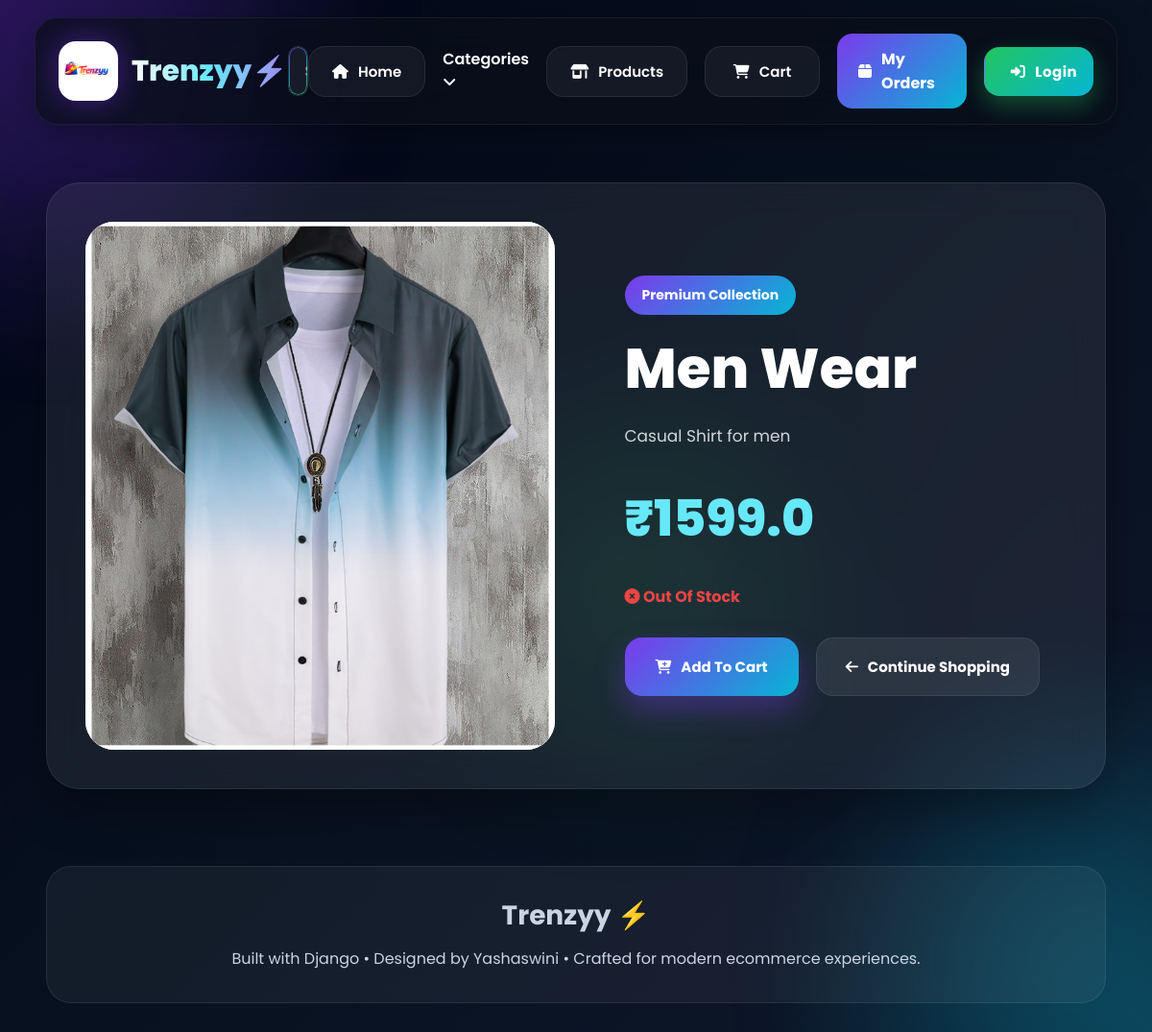
/product/9/, run on an earlier commit of the app's database.
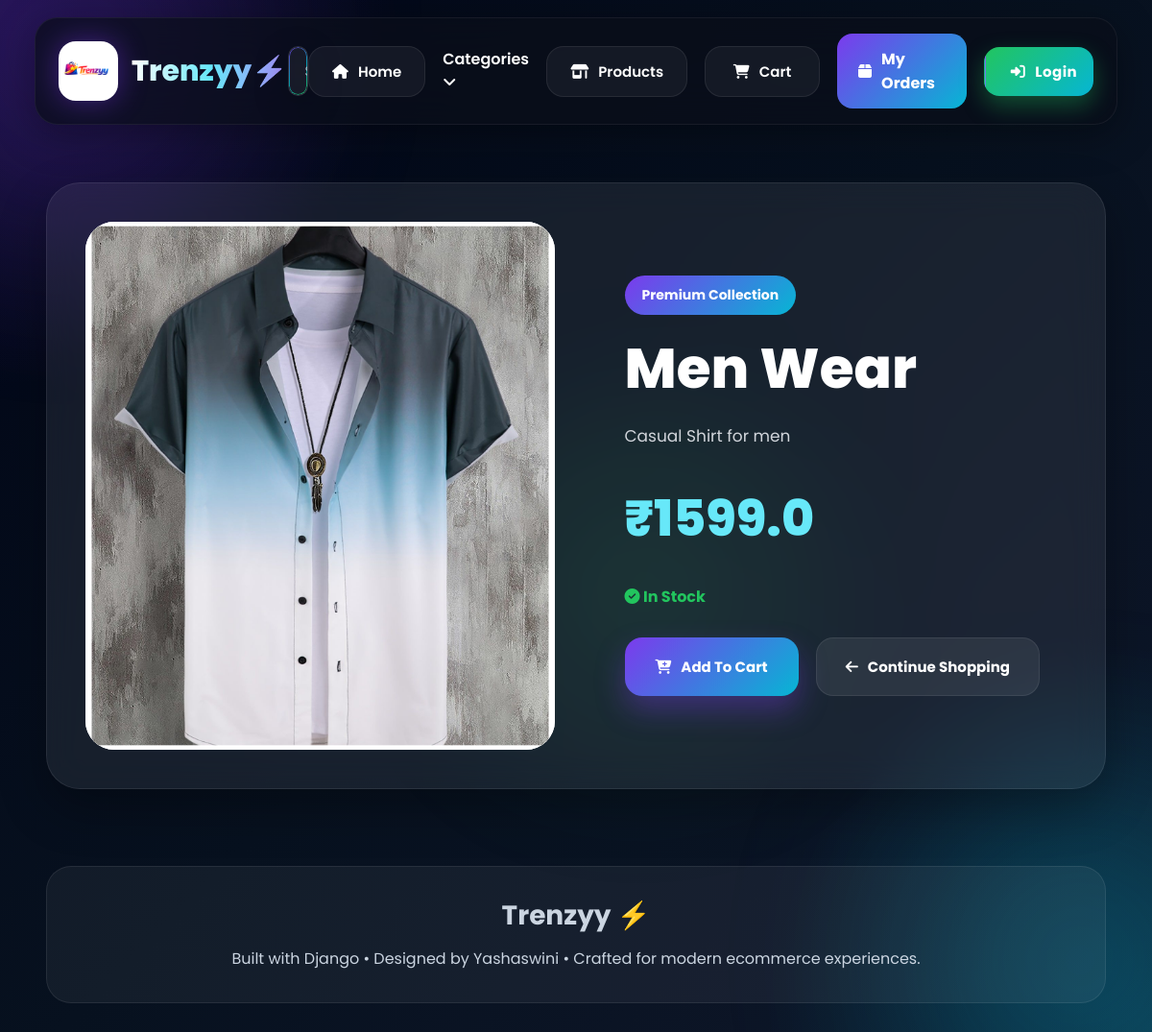
And on a later commit of the database.
### products/models.py (models this page shows, shortened)
class Products(models.Model):
    name = models.CharField(max_length=100)
    desc = models.TextField()
    category = models.ForeignKey(
        to=Category,
        on_delete=models.CASCADE
    )
    quantity = models.IntegerField(default=1)
    price = models.FloatField()
    image = models.CharField(max_length=200)
    created_at = models.DateTimeField(
        auto_now_add=True
    )
    is_available = models.BooleanField(default=True)

### products/views.py (the view)
def product_details(request, id):
    product = get_object_or_404(
        Products,
        id=id
    )
    categories = Category.objects.all()
    context = {
        'product': product,
        'categories': categories,
        'cart_count': get_cart_count()
    }
    return render(
        request,
        'products/product_detail.html',
        context
    )

### cart/context_processors.py (called while the page is built)
def cart_counter(request):
    cart_items = Cart.objects.all()
    cart_count = sum(
        item.quantity
        for item in cart_items
    )
    return {
        'cart_count': cart_count
    }

### products/context_processors.py (called while the page is built)
def categories_processor(request):
    return {
        'categories': Category.objects.all()
    }

### products/views.py (called while the page is built)
def get_cart_count():
    return sum(
        item.quantity
        for item in Cart.objects.all()
    )

### templates/products/product_detail.html (shortened to what this page needs)
{% extends 'base.html' %}
{% load static %}
{% block content %}
<div class="product-details-wrapper">
    <div class="product-details-card">
        <div class="product-image-box">
            <img src="/static/{{ product.image }}"
                 class="product-image"
                 alt="{{ product.name }}">
        </div>
        <div class="product-content">
            <span class="product-badge">
                Premium Collection
            </span>
            <h1 class="product-title">
                {{ product.name }}
            </h1>
            <p class="product-desc">
                {{ product.desc }}
            </p>
            <div class="price">
                ₹{{ product.price }}
            </div>
            {% if product.is_available %}
            <div class="stock">
                <i class="fa-solid fa-circle-check"></i>
                In Stock
            </div>
            {% else %}
            <div class="out-stock">
                <i class="fa-solid fa-circle-xmark"></i>
                Out Of Stock
            </div>
            {% endif %}
            <div class="product-btns">
                <a href="{% url 'cart:add-to-cart' product.id %}"
                   class="add-cart-btn">
                    <i class="fa-solid fa-cart-plus"></i>
                    Add To Cart
                </a>
                <a href="{% url 'products:products' %}"
                   class="back-btn">
                    <i class="fa-solid fa-arrow-left"></i>
                    Continue Shopping
                </a>
            </div>
        </div>
    </div>
</div>
{% endblock %}

### templates/base.html (shortened to what this page needs)
{% load static %}
<!DOCTYPE html>
<html lang="en">
<head>
    <link rel="stylesheet"
          href="https://cdnjs.cloudflare.com/ajax/libs/font-awesome/6.5.0/css/all.min.css">
</head>
<body>
    <div class="blob blob1"></div>
    <div class="blob blob2"></div>
    <div class="blob blob3"></div>
    <nav class="navbar">
        <a href="/"
           class="logo-box">
            <img src="{% static 'images/Trenzyy_logo.png' %}"
                 class="logo">
            <div class="logo-text">
                Trenzyy⚡
            </div>
        </a>
         <form action="{% url 'products:search-products' %}"
      method="GET"
      class="search-form">
    <input type="text"
           name="q"
           placeholder="Search premium products..."
           class="search-input">
</form>
        <div class="nav-links">
            <a href="/"
               class="nav-link">
                <i class="fa-solid fa-house"></i>
                Home
            </a>
<div class="dropdown">
   <a href="{% url 'products:products' %}"
   class="dropbtn"
   style="text-decoration:none;">
    Categories
    <i class="fa-solid fa-angle-down"></i>
</a>
</div>
<a href="{% url 'products:products' %}"
   class="nav-link">
    <i class="fa-solid fa-shop"></i>
    Products
</a>
           <a href="{% url 'cart:cart' %}"
   class="nav-link cart-link">
                <i class="fa-solid fa-cart-shopping"></i>
                Cart
            </a>
            <a href="{% url 'orders:orders' %}" class="nav-orders-btn">
    <i class="fa-solid fa-box"></i>
    My Orders
</a>
          {% if user.is_authenticated %}
<form method="POST"
      action="{% url 'logout' %}"
      style="display:inline;">
    {% csrf_token %}
    <button type="submit" class="logout-btn">
        <i class="fa-solid fa-right-from-bracket"></i>
        Logout
    </button>
</form>
{% else %}
<a href="{% url 'login' %}"
   class="login-btn">
    <i class="fa-solid fa-right-to-bracket"></i>
    Login
</a>
{% endif %}
        </div>
    </nav>
    <div class="main-content">
    {% block content %}
    {% endblock %}
</div>
    <footer class="footer">
        <h2>Trenzyy ⚡</h2>
        <p>
            Built with Django • Designed by Yashaswini •
            Crafted for modern ecommerce experiences.
        </p>
    </footer>
</body>
</html>

### templates/products/product_detail.html (style rules this page uses)
.product-details-wrapper { width:92%; max-width:1400px; margin:60px auto; }
.product-details-card { display:grid; grid-template-columns:1fr 1fr; gap:45px; background: rgba(255,255,255,0.07); backdrop-filter:blur(18px); border: 1px solid rgba(255,255,255,0.08); border-radius:35px; overflow:hidden; padding:40px; box-shadow: 0 20px 50px rgba(0,0,0,0.30); }
.product-image-box { width:100%; height:550px; border-radius:30px; overflow:hidden; background:white; }
.product-image { width:100%; height:100%; object-fit:cover; transition:0.5s; }
.product-content { display:flex; flex-direction:column; justify-content:center; }
.product-badge { width:fit-content; padding:10px 18px; border-radius:50px; background: linear-gradient( 135deg, #7c3aed, #06b6d4 ); color:white; font-size:14px; font-weight:700; margin-bottom:24px; }
.product-title { font-size:58px; font-weight:800; color:white; line-height:1.1; margin-bottom:22px; }
.product-desc { color:#d1d5db; line-height:2; font-size:17px; margin-bottom:30px; }
.price { font-size:52px; font-weight:800; color:#67e8f9; margin-bottom:30px; }
.stock { color:#22c55e; font-size:16px; font-weight:700; margin-bottom:30px; }
.product-btns { display:flex; gap:18px; flex-wrap:wrap; }
.add-cart-btn, .back-btn { text-decoration:none; padding:18px 30px; border-radius:18px; font-size:15px; font-weight:700; transition:0.35s; display:flex; align-items:center; justify-content:center; gap:10px; }
.add-cart-btn { background: linear-gradient( 135deg, #7c3aed, #06b6d4 ); color:white; box-shadow: 0 15px 30px rgba(124,58,237,0.35); }
.back-btn { background: rgba(255,255,255,0.08); border: 1px solid rgba(255,255,255,0.08); color:white; }

What changed in the data, as far as the page shows it:
changed Products "Men Wear": is_available False → True (drawn)
Also different on the page:
text no longer shown: "Out Of Stock"
text now shown: "In Stock"
